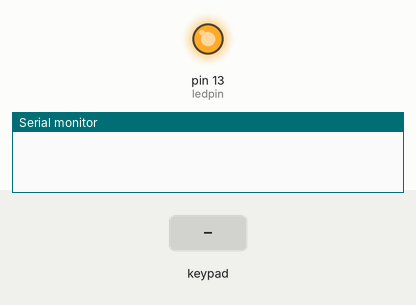
Simulated run of this sketch. Board: Arduino Uno, built with avr-gcc and run on an emulated ATmega328P. Shown: output pins drawn as LEDs (lit = HIGH), the last lines printed to the serial monitor. The test bench sets the inputs (shaded band).

Above: at 1.2 s.
1.3 s: keypad keys 1 2 1 1 1 0 9 * pressed 0.4 s apart
At 5.5 s:
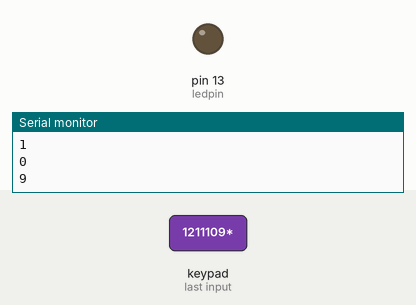
7.5 s: key '#' pressed
At 8.1 s:
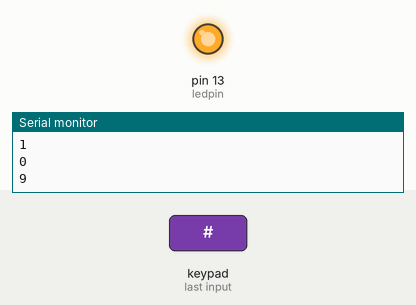
9.0 s: key '*' pressed
At 10.3 s:
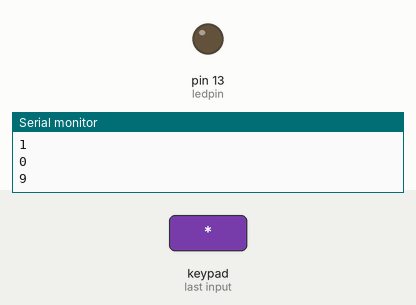
Timing chart, 0 to 12.0 s (numbered marks = the images above; inputs shaded):
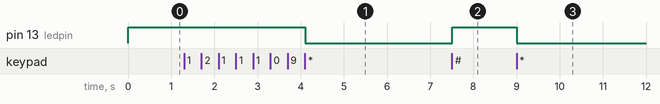

The sketch:

Keypad.ino
```cpp
#include <Keypad.h>
const byte ROWS = 4;
const byte COLS = 4;
char keys[ROWS][COLS] = {
  {'1','2','3','A'},
  {'4','5','6','B'},
  {'7','8','9','C'},
  {'#','0','*','D'}
};

byte rowPins[ROWS] = { 12, 11, 10, 9 };
byte colPins[COLS] = { 8, 7, 6, 5 };

Keypad kpd = Keypad( makeKeymap(keys), rowPins, colPins, ROWS, COLS );

#define ledpin 13

void setup()
{
    pinMode(ledpin, OUTPUT);
    digitalWrite(ledpin, HIGH);
    Serial.begin(9600);
}

void loop()
{
    char key = kpd.getKey();
    if(key)
    {
        switch (key)
        {
            case '*':
              digitalWrite(ledpin, LOW);
              break;
            case '#':
              digitalWrite(ledpin, HIGH);
              break;
            default:
              Serial.println(key);
        }
    }
}
```

Measured:
- after the input at 1.3 s, pin 13 (ledpin): HIGH → LOW after 2.8 s
- after the input at 7.5 s, pin 13 (ledpin): LOW → HIGH at once
- after the input at 9.0 s, pin 13 (ledpin): HIGH → LOW at once
